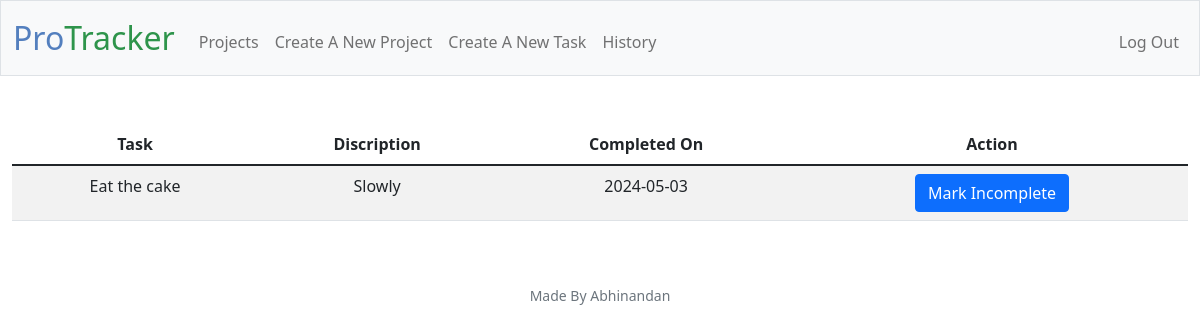
The page /history (signed in) on the database its author committed.
### tables this page shows
CREATE TABLE task (  task_id INTEGER PRIMARY KEY AUTOINCREMENT,  task_name VARCHAR(255) NOT NULL,  description TEXT,  due_date DATE,  stage_id INTEGER NOT NULL, completion_date DATE NULL, project_id INTEGER,  FOREIGN KEY (stage_id) REFERENCES stage(stage_id));

### app.py (the view)
@app.route("/history")
@login_required
def history():
    user_id = session["user_id"]
    completed_tasks = db.execute(
        """
        SELECT task.task_name, task.description, task.completion_date, task.task_id AS task_id
        FROM task
        INNER JOIN assignment ON task.task_id = assignment.task_id
        WHERE user_id = :user_id AND stage_id = (SELECT stage_id FROM stage WHERE stage_name = 'Completed')
        """,
        user_id=user_id,
    )
    return render_template("history.html", completed_tasks=completed_tasks)

### app.py (called while the page is built)
@app.after_request
def after_request(response):
    response.headers["Cache-Control"] = "no-cache, no-store, must-revalidate"
    response.headers["Expires"] = 0
    response.headers["Pragma"] = "no-cache"
    return response

### helpers.py (called while the page is built)
def login_required(f):
    @wraps(f)
    def decorated_function(*args, **kwargs):
        if session.get("user_id") is None:
            return redirect("/login")
        return f(*args, **kwargs)
    return decorated_function

### templates/history.html (shortened to what this page needs)
{% extends "layout.html" %}
{% block main %}
    <table class="table table-striped">
        <thead>
            <tr>
                <th class="text">Task</th>
                <th class="text">Discription</th>
                <th class="text">Completed On</th>
                <th class="text">Action</th>
            </tr>
        </thead>
        <tbody>
            {% for task in completed_tasks %}
                <tr>
                    <td class="text">{{ task.task_name }}</td>
                    <td class="text">{{ task.description }}</td>
                    <td class="text">{{ task.completion_date }}</td>
                    <td class="text">
                        <form action="/mark_incomplete/{{ task.task_id }}" method="post">
                            <button type="submit" class="btn btn-primary">Mark Incomplete</button>
                        </form>
                    </td>
                </tr>
            {% endfor %}
        </tbody>
    </table>
{% endblock %}

### rows shown on the page
task: task_name "Eat the cake", description "Slowly", completion_date "2024-05-03"
